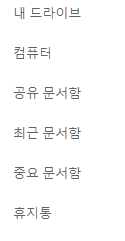
#> input picture data/drive.png, 125 x 241 px
$ python testOCR.py
#> lines starting #> are read from the running program, lines starting #| are printed output that depends on the picture; after the words box and inside, x2 and y2 are one past the last pixel; in counts of white or black regions, pixels touching at a corner belong together
from PIL import Image
import pytesseract
import cv2 as cv

pytesseract.pytesseract.tesseract_cmd = 'C:\\Program Files\\Tesseract-OCR\\tesseract'

cimg = cv.imread('./data/drive.png')
#> cimg is the input picture: shape (241, 125, 3); mean B, G, R 249.9, 249.7, 249.9
img = cv.cvtColor(cimg, cv.COLOR_BGR2GRAY)
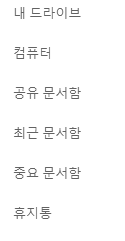
#> img: shape (241, 125); min 98, max 255, mean 249.8
_, img = cv.threshold(img, 100, 255, cv.THRESH_BINARY)
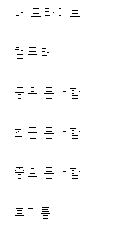
#> img: shape (241, 125); 98.4% white; black in thin lines or dots, all inside (x1, y1, x2, y2) = (15, 8, 80, 219)
cv.imwrite('./data/good.jpg',img)

#> (the run stopped early here; a loop or call above may not have finished)
